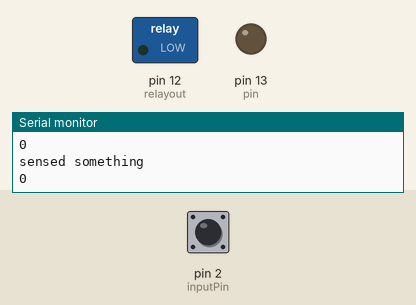
Recording of a sketch running on a simulated Arduino Uno, built with avr-gcc and run on an emulated ATmega328P. On the bench: switched loads named in the sketch (green lamp = pin HIGH), output pins drawn as LEDs (lit = HIGH), the last lines printed to the serial monitor. The inputs (shaded band) are chosen by the test bench; at power-on: pin 2 (inputPin) LOW.

Above: at 1.2 s.
1.3 s: pin 2 (inputPin) driven HIGH
At 2.3 s:
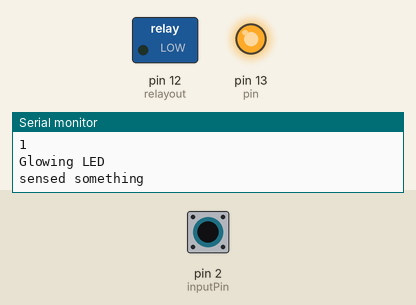
2.8 s: pin 2 (inputPin) pulsed LOW 2 times (0.12 s each, 0.3 s apart)
6.4 s: pin 2 (inputPin) pulsed LOW 5 times (0.12 s each, 0.3 s apart)
Timing chart, 0 to 9.4 s (numbered marks = the images above; inputs shaded):
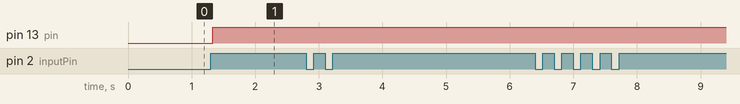

Measured:
- after the input at 1.3 s, pin 13 (pin): LOW → HIGH at once

The sketch:

buffer_one.ino
```cpp
int pin = 13;
int inputPin = 2;
int val = 0;
int timeLimit =  250;
int counter = 0;
int relayout = 12;

void setup()
{
  pinMode(inputPin,INPUT);
  Serial.begin(9600);
  pinMode(pin, OUTPUT);
  pinMode(relayout,OUTPUT);
}


void loop(){
  val = digitalRead(inputPin);
  Serial.println("sensed something");
  Serial.println(val);
  if(val == HIGH){
    // turn the led on
    digitalWrite(pin,HIGH);
    digitalWrite(relayout,LOW);
    Serial.println("Glowing LED");
    counter = 0; // after every motion it will reset the counter
    }
  if(counter >= timeLimit){
    // turn off the led after a specific time
    digitalWrite(pin,LOW);
    digitalWrite(relayout,HIGH);
    Serial.println("led turn off and program ended");
    counter = 0;
    return ;
    //turn off the led
  }else{
    // increase the counter
    counter++;
  }
}
```
